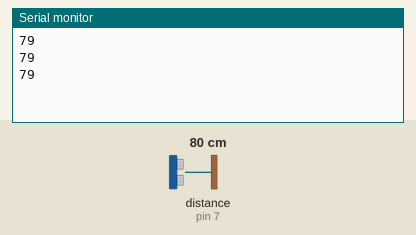
This sketch was run on a simulated Arduino Uno, built with avr-gcc and run on an emulated ATmega328P. Parts: the last lines printed to the serial monitor. Wiring (inferred from the names in the program): ultrasonic range finder: trigger pin 8; echo pin 7. The inputs (shaded band) are chosen by the test bench; at power-on: distance to the obstacle (sensor on pin 7) 80 cm. The echo pulse lasts 58.3 µs per cm.

Above: at 1.3 s.
1.4 s: distance to the obstacle (sensor on pin 7) set to 2 cm
At 1.9 s:
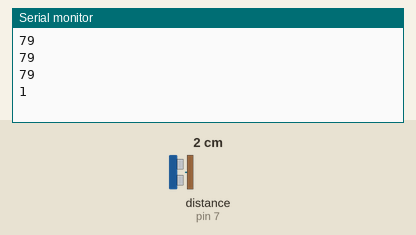
2.9 s: distance to the obstacle (sensor on pin 7) set to 4 cm
At 3.4 s:
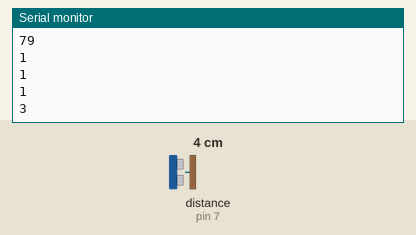
Timing chart, 0 to 5.9 s (numbered marks = the images above; inputs shaded):
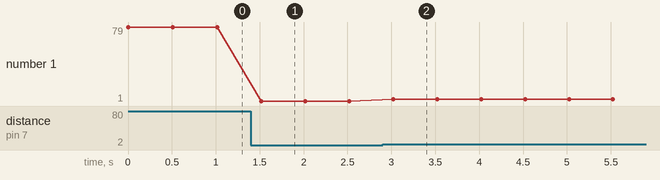

Measured:
- after the input at 1.4 s, the serial monitor: prints a new line after 0.12 s (image 1)
- after the input at 2.9 s, the serial monitor: prints a new line after 0.12 s (image 2)
- plotted number 1: 79 → 1 after the input at 1.4 s, 1 → 3 after the input at 2.9 s

The sketch:

distance_ping.ino
```cpp
//hc_sr04.ino
// (c) BotBook.com - Karvinen, Karvinen, Valtokari

int trigPin = 8;
int echoPin = 7;
float v=331.5+0.6*20; // m/s

void setup()
{
  Serial.begin(9600);
  pinMode (trigPin,OUTPUT);
  pinMode (echoPin,INPUT);
}

float distanceM(){
  // send sound pulse
  digitalWrite(trigPin, LOW);
  delayMicroseconds(3); // <3>
  digitalWrite(trigPin, HIGH);
  digitalWrite(trigPin, LOW);

float tUs=pulseIn(echoPin,HIGH);
float t=tUs/1000.0/1000.0/2;
float d=t*v;
return d*100;
}
 void loop()
 {
   int d=distanceM();
   Serial.println(d,DEC);
   delay(500);
 }
```
